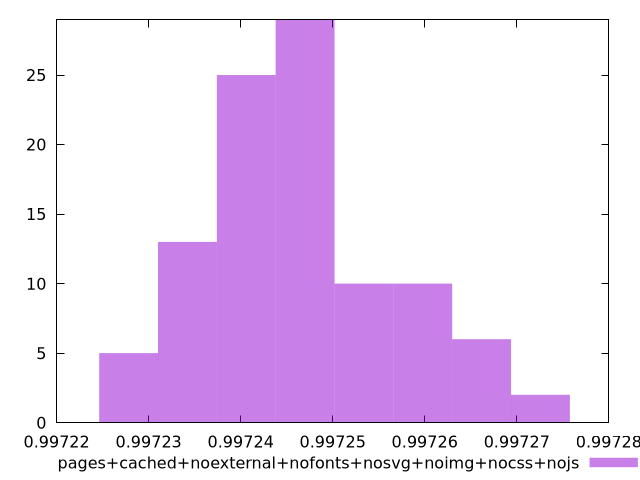

Recreate this plot in gnuplot.
$_pagesCachedNoexternalNofontsNosvgNoimgNocssNojs <<EOF
0.9972406054702487 25
0.9972597809616435 10
0.9972469973007136 29
0.9972725646225732 2
0.9972661727921083 6
0.997227821809319 5
0.9972533891311786 10
0.9972342136397839 13
EOF
set key outside below
set terminal pngcairo
set output "report_00004_2020-11-02T20-21-41.718Z/performance_score/pages+cached+noexternal+nofonts+nosvg+noimg+nocss+nojs//hist.png"
set yrange [0:29]
set boxwidth 0.000006391830464883852
set style fill transparent solid 0.5 noborder
plot $_pagesCachedNoexternalNofontsNosvgNoimgNocssNojs title "pages+cached+noexternal+nofonts+nosvg+noimg+nocss+nojs" with boxes ,
